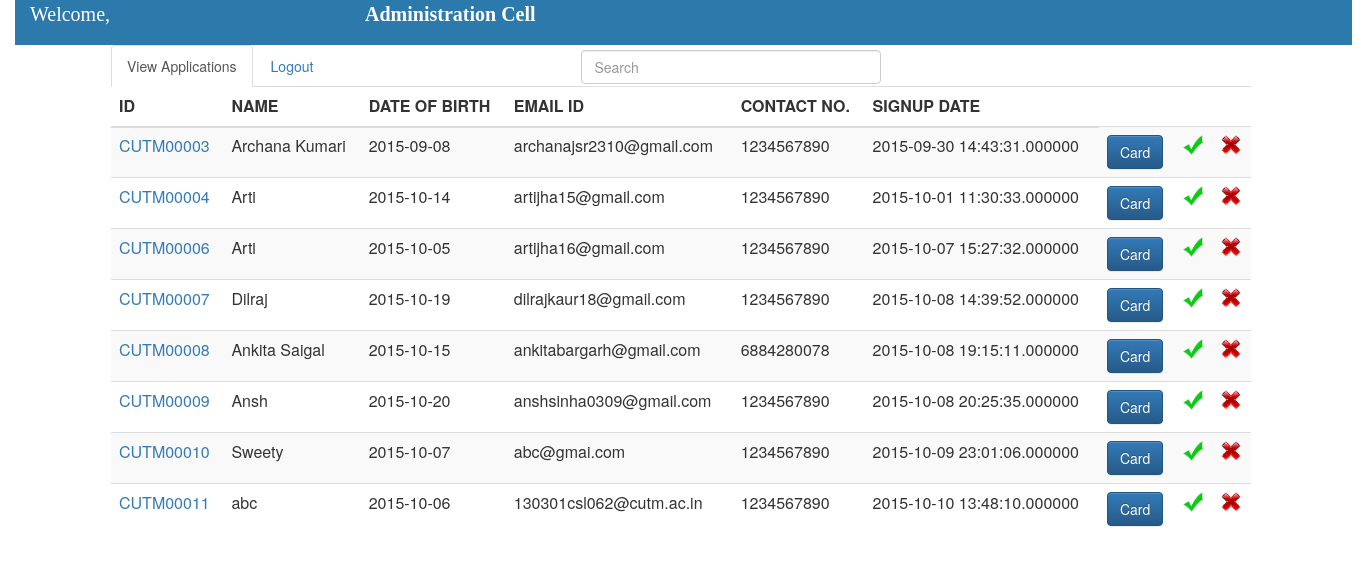
The app's page /admin.php with its own data.
### tables this page shows
CREATE TABLE IF NOT EXISTS `t_user_data` (
  `s_id` varchar(10) NOT NULL,
  `s_pwd` varchar(15) NOT NULL,
  `s_dob` date DEFAULT NULL,
  `s_name` varchar(45) NOT NULL,
  `s_email` varchar(45) NOT NULL,
  `s_mob` varchar(10) DEFAULT NULL,
  `s_signupdate` datetime(6) NOT NULL,
  PRIMARY KEY (`s_id`)
);

### admin.php (the view, shortened to what this page needs)
<?php
include_once 'dbConnection.php';
$q = mysqli_query($con, "select ad_name from t_admin where ad_id='" . $_SESSION['ad'] . "'");
$n =  mysqli_fetch_assoc($q);
$adname = $n['ad_name'];
?>
<html>
<head>
    <link rel="stylesheet" href="bootstrap/bootstrap.min.css">
    <link rel="stylesheet" href="bootstrap/bootstrap-theme.min.css">
    <link type="text/css" rel="stylesheet" href="css/admform.css">
    <link href="css/css.css" rel="stylesheet" type="text/css" />
</head>
<body>
    <form id="admin" action="admin.php" method="post">
        <div class="container-fluid">
            <div class="container-fluid" id="dmid">
                <div class="row">
                    <div class="col-sm-12">
                        <font style="color:white; font-family: Verdana;  font-size:20px;">
                            <p align="justify"><?php echo "Welcome, $adname   &nbsp;&nbsp;&nbsp;&nbsp;&nbsp;&nbsp;&nbsp;&nbsp;
                    &nbsp;&nbsp;&nbsp;&nbsp;&nbsp;&nbsp;&nbsp;&nbsp;&nbsp;&nbsp;&nbsp;&nbsp;&nbsp;&nbsp;&nbsp;&nbsp;&nbsp;
                    &nbsp;&nbsp;&nbsp;&nbsp;&nbsp;&nbsp;&nbsp;&nbsp;&nbsp;&nbsp;&nbsp;&nbsp;&nbsp;&nbsp;
                    &nbsp;&nbsp;&nbsp;&nbsp;&nbsp;&nbsp;&nbsp;&nbsp;<b>Administration Cell </b>" ?></p>
                        </font>
                    </div>
                </div>
            </div>
            <div class="container">
                <ul class="nav nav-tabs">
                    <li class="active"><a data-toggle="tab" href="#viewapp">View Applications</a></li>
                    <li><a href="adlogout.php">Logout</a></li>
                    <li> <input type="text" id="searchtb" name="searchtb" placeholder="Search" class="form-control" style="margin-top:5px;margin-left:250px;width:300px;"></li>
                </ul>
                <div class="tab-content">
                    <div id="viewapp" class="tab-pane fade in active">
                        <?php
                        $rs1 = mysqli_query($con, "select * from t_user_data");
                        echo '<table class="table table-striped" id="tblData">';
                        echo "<thead>";
                        echo "<tr>";
                        echo "<th>ID</th>";
                        echo "<th>NAME</th>";
                        echo "<th>DATE OF BIRTH</th>";
                        echo "<th>EMAIL ID</th>";
                        echo "<th>CONTACT NO.</th>";
                        echo "<th>SIGNUP DATE</th>";
                        echo "</thead>";
                        echo "<tbody>";
                        while ($ar = mysqli_fetch_array($rs1)) {
                            echo "<tr>";
                            echo "<td><a href='viewform.php?id=" . $ar[0] . "'>" . $ar[0] . "</a></td>";
                            echo "<td>" . $ar[3] . "</td>";
                            echo "<td>" . $ar[2] . "</td>";
                            echo "<td>" . $ar[4] . "</td>";
                            echo "<td>" . $ar[5] . "</td>";
                            echo "<td>" . $ar[6] . "</td>";
                            echo "<td> <a href='adminac.php?id=" . $ar[0] . "'>
                    <input type='button' value='Card' name='adcard' class='toggle btn btn-primary'> </a></td>";
                            echo "<td>
                    <a href='approve.php?id=" . $ar[0] . "'>
                    <img src='./images/Tick.png' width='20px'></img>
                    </a>
                    </td>";
                            echo "<td>
                    <a href='disapprove.php?id=" . $ar[0] . "'>
                    <img src='./images/cross.png' width='20px'></img>
                    </a>
                </td>";
                            echo "</tr>";
                        }
                        echo "</tbody>";
                        echo "</table>";
                        ?>
                    </div>
    </form>
</body>
</html>

### css/admform.css (style rules this page uses)
#dmid { height:45px; width:1337px; background-color: #2c7aac; }

### records on screen
t_user_data: s_id "CUTM00003", s_name "Archana Kumari", s_dob "2015-09-08", s_email "archanajsr2310@gmail.com", s_mob "1234567890", s_signupdate "2015-09-30 14:43:31.000000"
t_user_data: s_id "CUTM00004", s_name "Arti", s_dob "2015-10-14", s_email "artijha15@gmail.com", s_mob "1234567890", s_signupdate "2015-10-01 11:30:33.000000"
t_user_data: s_id "CUTM00006", s_name "Arti", s_dob "2015-10-05", s_email "artijha16@gmail.com", s_mob "1234567890", s_signupdate "2015-10-07 15:27:32.000000"
t_user_data: s_id "CUTM00007", s_name "Dilraj", s_dob "2015-10-19", s_email "dilrajkaur18@gmail.com", s_mob "1234567890", s_signupdate "2015-10-08 14:39:52.000000"
t_user_data: s_id "CUTM00008", s_name "Ankita Saigal", s_dob "2015-10-15", s_email "ankitabargarh@gmail.com", s_mob "6884280078", s_signupdate "2015-10-08 19:15:11.000000"
t_user_data: s_id "CUTM00009", s_name "Ansh", s_dob "2015-10-20", s_email "anshsinha0309@gmail.com", s_mob "1234567890", s_signupdate "2015-10-08 20:25:35.000000"
t_user_data: s_id "CUTM00010", s_name "Sweety", s_dob "2015-10-07", s_email "abc@gmai.com", s_mob "1234567890", s_signupdate "2015-10-09 23:01:06.000000"
t_user_data: s_id "CUTM00011", s_name "abc", s_dob "2015-10-06", s_email "130301csl062@cutm.ac.in", s_mob "1234567890", s_signupdate "2015-10-10 13:48:10.000000"
